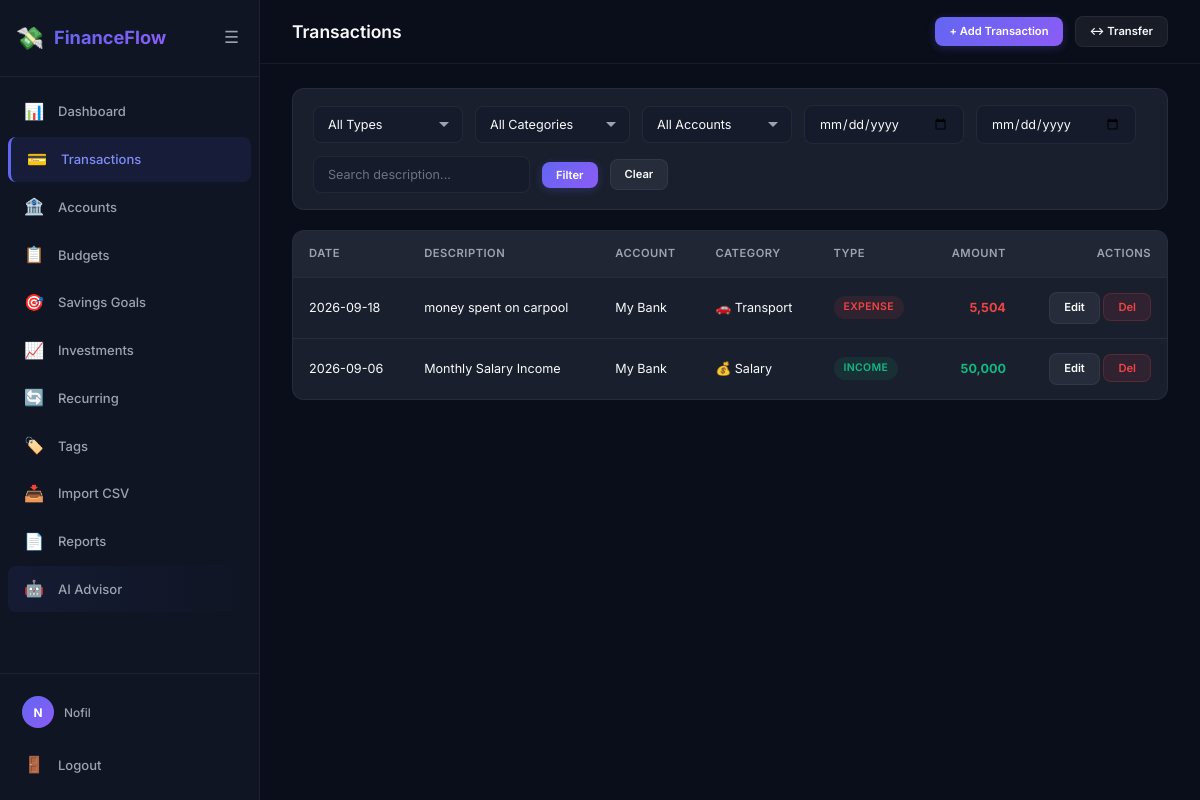
Before: /transactions/ (signed in) with the older database file.
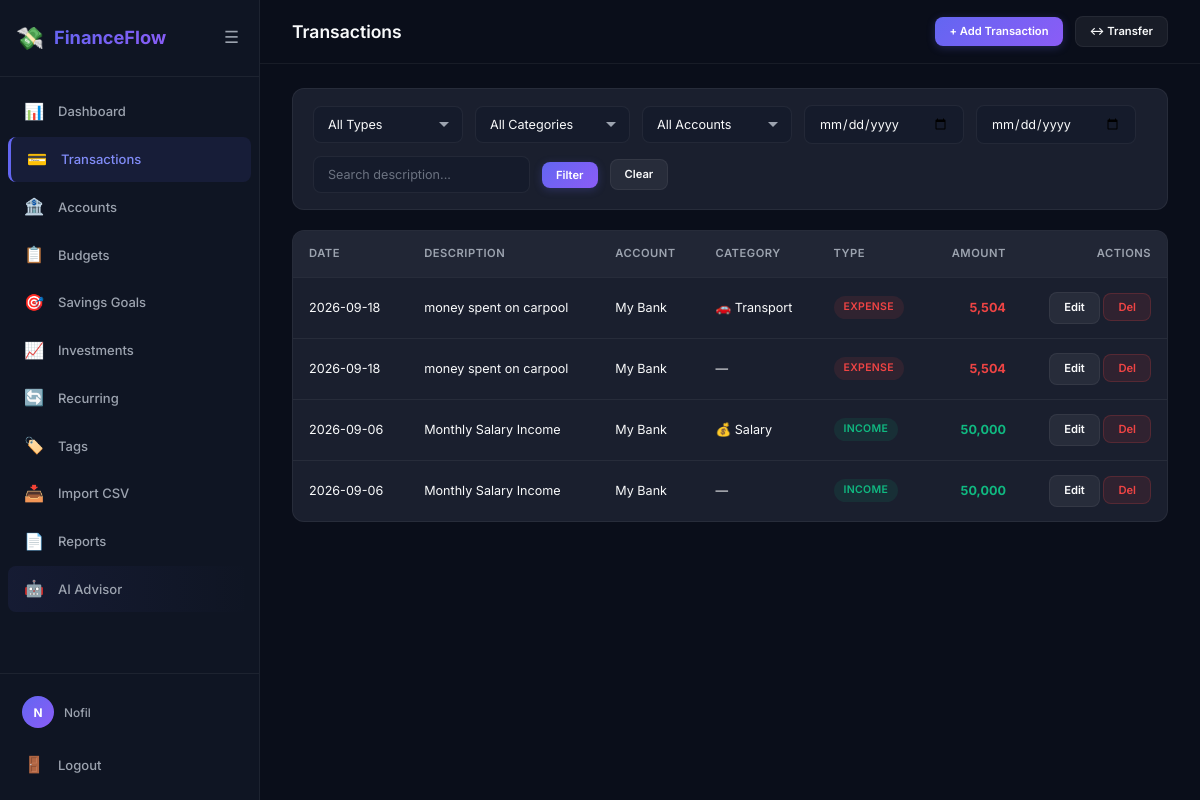
After: the same page with the newer database file.
### app/models/user.py (models this page shows, shortened)
class User(UserMixin, db.Model):
    __tablename__ = 'users'
    user_id = db.Column(db.Integer, primary_key=True)
    name = db.Column(db.String(100), nullable=False)
    email = db.Column(db.String(150), unique=True, nullable=False)
    phone = db.Column(db.String(20))
    password_hash = db.Column(db.String(256))
    google_id = db.Column(db.String(100), unique=True)
    avatar_url = db.Column(db.String(500))
    preferred_currency = db.Column(db.String(10), default='PKR')
    is_active = db.Column(db.Boolean, default=True)
    created_at = db.Column(db.DateTime, default=datetime.utcnow)
    accounts = db.relationship('Account', backref='user', lazy='dynamic')
    transactions = db.relationship('Transaction', backref='user', lazy='dynamic')
    budgets = db.relationship('Budget', backref='user', lazy='dynamic')
    savings_goals = db.relationship('SavingsGoal', backref='user', lazy='dynamic')
    investments = db.relationship('Investment', backref='user', lazy='dynamic')
    recurring_transactions = db.relationship('RecurringTransaction', backref='user', lazy='dynamic')
    categories = db.relationship('Category', backref='user', lazy='dynamic')
    tags = db.relationship('Tag', backref='user', lazy='dynamic')
    notifications = db.relationship('Notification', backref='user', lazy='dynamic')
    financial_profile = db.relationship('FinancialProfile', backref='user', uselist=False, lazy='joined')
    ai_messages = db.relationship('AiChatMessage', backref='user', lazy='dynamic', order_by='AiChatMessage.created_at')
    @property
    def display_name(self):
        return self.name or self.email.split('@')[0]

### app/models/transaction.py (models this page shows, shortened)
class Transaction(db.Model):
    __tablename__ = 'transactions'
    TRANSACTION_TYPES = ('income', 'expense')
    transaction_id = db.Column(db.Integer, primary_key=True)
    user_id = db.Column(db.Integer, db.ForeignKey('users.user_id'), nullable=False)
    account_id = db.Column(db.Integer, db.ForeignKey('accounts.account_id'), nullable=False)
    category_id = db.Column(db.Integer, db.ForeignKey('categories.category_id'))
    amount = db.Column(db.Numeric(12, 2), nullable=False)
    transaction_type = db.Column(db.String(20), nullable=False)
    description = db.Column(db.String(255))
    transaction_date = db.Column(db.Date, nullable=False)
    currency = db.Column(db.String(10), default='PKR')
    exchange_rate = db.Column(db.Numeric(12, 6), default=1.0)
    is_deleted = db.Column(db.Boolean, default=False)
    deleted_at = db.Column(db.DateTime)
    created_at = db.Column(db.DateTime, default=datetime.utcnow)
    tags = db.relationship('Tag', secondary='transaction_tags', backref='transactions', lazy='dynamic')
    __table_args__ = (
        db.Index('idx_tx_date', 'transaction_date'),
        db.Index('idx_tx_amount', 'amount'),
        db.Index('idx_tx_category', 'category_id', 'transaction_type'),
        db.Index('idx_tx_user', 'user_id'),
        db.Index('idx_tx_account', 'account_id'),
    )

### app/models/account.py (models this page shows, shortened)
class Account(db.Model):
    __tablename__ = 'accounts'
    ACCOUNT_TYPES = ('cash', 'bank', 'credit', 'wallet')
    account_id = db.Column(db.Integer, primary_key=True)
    user_id = db.Column(db.Integer, db.ForeignKey('users.user_id'), nullable=False)
    account_name = db.Column(db.String(100), nullable=False)
    account_type = db.Column(db.String(20), nullable=False)
    currency = db.Column(db.String(10), default='PKR')
    is_active = db.Column(db.Boolean, default=True)
    is_deleted = db.Column(db.Boolean, default=False)
    deleted_at = db.Column(db.DateTime)
    created_at = db.Column(db.DateTime, default=datetime.utcnow)
    transactions = db.relationship('Transaction', backref='account', lazy='dynamic')

### app/models/category.py (models this page shows, shortened)
class Category(db.Model):
    __tablename__ = 'categories'
    CATEGORY_TYPES = ('income', 'expense')
    category_id = db.Column(db.Integer, primary_key=True)
    user_id = db.Column(db.Integer, db.ForeignKey('users.user_id'), nullable=True)
    name = db.Column(db.String(100), nullable=False)
    type = db.Column(db.String(20), nullable=False)
    icon = db.Column(db.String(50), default='📁')
    is_default = db.Column(db.Boolean, default=False)
    transactions = db.relationship('Transaction', backref='category', lazy='dynamic')
    budgets = db.relationship('Budget', backref='category', lazy='dynamic')

### app/transactions/routes.py (the view)
@transactions_bp.route('/')
@login_required
def index():
    page = request.args.get('page', 1, type=int)
    per_page = 20
    query = Transaction.query.filter_by(
        user_id=current_user.user_id, is_deleted=False
    )
    txn_type = request.args.get('type')
    if txn_type in ('income', 'expense'):
        query = query.filter_by(transaction_type=txn_type)
    category_id = request.args.get('category_id', type=int)
    if category_id:
        query = query.filter_by(category_id=category_id)
    account_id = request.args.get('account_id', type=int)
    if account_id:
        query = query.filter_by(account_id=account_id)
    date_from = request.args.get('date_from')
    if date_from:
        query = query.filter(Transaction.transaction_date >= date_from)
    date_to = request.args.get('date_to')
    if date_to:
        query = query.filter(Transaction.transaction_date <= date_to)
    search = request.args.get('search', '').strip()
    if search:
        query = query.filter(Transaction.description.ilike(f'%{search}%'))
    pagination = query.order_by(Transaction.transaction_date.desc()).paginate(
        page=page, per_page=per_page, error_out=False
    )
    categories = Category.query.filter(
        db.or_(Category.user_id == current_user.user_id, Category.user_id.is_(None))
    ).all()
    accounts = Account.query.filter_by(
        user_id=current_user.user_id, is_deleted=False
    ).all()
    return render_template('transactions/list.html',
                           transactions=pagination.items,
                           pagination=pagination,
                           categories=categories,
                           accounts=accounts)

### app/__init__.py (called while the page is built)
def _register_user_loader():
    from .models.user import User
    @login_manager.user_loader
    def load_user(user_id):
        return db.session.get(User, int(user_id))

def _register_context_processors(app):
    @app.context_processor
    def inject_globals():
        return {
            'app_name': 'FinanceFlow',
            'config': app.config,
        }

### app/templates/transactions/list.html (shortened to what this page needs)
{% extends 'base.html' %}
{% block page_title %}Transactions{% endblock %}
{% block top_actions %}
<a href="{{ url_for('transactions.add') }}" class="btn btn-primary btn-sm">+ Add Transaction</a>
<a href="{{ url_for('transactions.transfer') }}" class="btn btn-secondary btn-sm">↔ Transfer</a>
{% endblock %}
{% block content %}
<form class="filters-bar" method="GET" action="{{ url_for('transactions.index') }}">
    <select name="type" class="form-control">
        <option value="">All Types</option>
    </select>
    <select name="category_id" class="form-control">
        <option value="">All Categories</option>
    </select>
    <select name="account_id" class="form-control">
        <option value="">All Accounts</option>
    </select>
    <input type="date" name="date_from" class="form-control" value="{{ request.args.get('date_from','') }}" placeholder="From">
    <input type="date" name="date_to" class="form-control" value="{{ request.args.get('date_to','') }}" placeholder="To">
    <input type="text" name="search" class="form-control" value="{{ request.args.get('search','') }}" placeholder="Search description...">
    <button type="submit" class="btn btn-primary btn-sm">Filter</button>
    <a href="{{ url_for('transactions.index') }}" class="btn btn-secondary btn-sm">Clear</a>
</form>
{% if transactions %}
<div class="table-container">
    <table>
        <thead>
            <tr>
                <th>Date</th>
                <th>Description</th>
                <th>Account</th>
                <th>Category</th>
                <th>Type</th>
                <th style="text-align:right">Amount</th>
                <th style="text-align:right">Actions</th>
            </tr>
        </thead>
        <tbody>
            {% for txn in transactions %}
            <tr>
                <td>{{ txn.transaction_date.strftime('%Y-%m-%d') }}</td>
                <td>{{ txn.description or '—' }}</td>
                <td>{{ txn.account.account_name if txn.account else '—' }}</td>
                <td>{{ txn.category.icon if txn.category else '' }} {{ txn.category.name if txn.category else '—' }}</td>
                <td><span class="badge badge-{{ txn.transaction_type }}">{{ txn.transaction_type }}</span></td>
                <td style="text-align:right" class="font-bold {% if txn.transaction_type == 'income' %}text-success{% else %}text-danger{% endif %}">
                    {{ '{:,.0f}'.format(txn.amount|float) }}
                </td>
                <td style="text-align:right">
                    <a href="{{ url_for('transactions.edit', txn_id=txn.transaction_id) }}" class="btn btn-secondary btn-sm">Edit</a>
                    <form method="POST" action="{{ url_for('transactions.delete', txn_id=txn.transaction_id) }}"
                          class="inline-form" data-confirm="Delete this transaction?">
                        <button type="submit" class="btn btn-danger btn-sm">Del</button>
                    </form>
                </td>
            </tr>
            {% endfor %}
        </tbody>
    </table>
</div>
{% else %}
<div class="empty-state">
    <div class="empty-state-icon">💳</div>
    <div class="empty-state-text">No transactions found</div>
    <a href="{{ url_for('transactions.add') }}" class="btn btn-primary">+ Add Transaction</a>
</div>
{% endif %}
{% endblock %}

### app/templates/base.html (shortened to what this page needs)
<!DOCTYPE html>
<html lang="en">
<head>
    <link rel="stylesheet" href="{{ url_for('static', filename='css/style.css') }}">
</head>
<body>
    {% if current_user.is_authenticated %}
    <div class="app-layout">
        <aside class="sidebar" id="sidebar">
            <div class="sidebar-header">
                <div class="logo">
                    <span class="logo-icon">💸</span>
                    <span class="logo-text">FinanceFlow</span>
                </div>
                <button class="sidebar-toggle" id="sidebarToggle" aria-label="Toggle sidebar">
                    <span class="toggle-icon">☰</span>
                </button>
            </div>
            <nav class="sidebar-nav">
                <a href="{{ url_for('dashboard.index') }}" class="nav-item {% if request.endpoint and request.endpoint.startswith('dashboard') %}active{% endif %}">
                    <span class="nav-icon">📊</span><span class="nav-label">Dashboard</span>
                </a>
                <a href="{{ url_for('transactions.index') }}" class="nav-item {% if request.endpoint and request.endpoint.startswith('transactions') %}active{% endif %}">
                    <span class="nav-icon">💳</span><span class="nav-label">Transactions</span>
                </a>
                <a href="{{ url_for('accounts.index') }}" class="nav-item {% if request.endpoint and request.endpoint.startswith('accounts') %}active{% endif %}">
                    <span class="nav-icon">🏦</span><span class="nav-label">Accounts</span>
                </a>
                <a href="{{ url_for('budgets.index') }}" class="nav-item {% if request.endpoint and request.endpoint.startswith('budgets') %}active{% endif %}">
                    <span class="nav-icon">📋</span><span class="nav-label">Budgets</span>
                </a>
                <a href="{{ url_for('savings.index') }}" class="nav-item {% if request.endpoint and request.endpoint.startswith('savings') %}active{% endif %}">
                    <span class="nav-icon">🎯</span><span class="nav-label">Savings Goals</span>
                </a>
                <a href="{{ url_for('investments.index') }}" class="nav-item {% if request.endpoint and request.endpoint.startswith('investments') %}active{% endif %}">
                    <span class="nav-icon">📈</span><span class="nav-label">Investments</span>
                </a>
                <a href="{{ url_for('recurring.index') }}" class="nav-item {% if request.endpoint and request.endpoint.startswith('recurring') %}active{% endif %}">
                    <span class="nav-icon">🔄</span><span class="nav-label">Recurring</span>
                </a>
                <a href="{{ url_for('tags.index') }}" class="nav-item {% if request.endpoint and request.endpoint.startswith('tags') %}active{% endif %}">
                    <span class="nav-icon">🏷️</span><span class="nav-label">Tags</span>
                </a>
                <a href="{{ url_for('imports.upload') }}" class="nav-item {% if request.endpoint and request.endpoint.startswith('imports') %}active{% endif %}">
                    <span class="nav-icon">📥</span><span class="nav-label">Import CSV</span>
                </a>
                <a href="{{ url_for('reports.index') }}" class="nav-item {% if request.endpoint and request.endpoint.startswith('reports') %}active{% endif %}">
                    <span class="nav-icon">📄</span><span class="nav-label">Reports</span>
                </a>
                <a href="{{ url_for('ai.advisor') }}" class="nav-item {% if request.endpoint and request.endpoint.startswith('ai') %}active{% endif %}" style="background: linear-gradient(90deg, rgba(99,102,241,0.08), transparent);">
                    <span class="nav-icon">🤖</span><span class="nav-label">AI Advisor</span>
                </a>
            </nav>
            <div class="sidebar-footer">
                <div class="user-info">
                    {% if current_user.avatar_url %}
                    <img src="{{ current_user.avatar_url }}" alt="avatar" class="user-avatar">
                    {% else %}
                    <div class="user-avatar-placeholder">{{ current_user.display_name[0] | upper }}</div>
                    {% endif %}
                    <span class="user-name">{{ current_user.display_name }}</span>
                </div>
                <a href="{{ url_for('auth.logout') }}" class="nav-item logout-btn">
                    <span class="nav-icon">🚪</span><span class="nav-label">Logout</span>
                </a>
            </div>
        </aside>
        <main class="main-content">
            <header class="top-bar">
                <h1 class="page-title">{% block page_title %}Dashboard{% endblock %}</h1>
                <div class="top-bar-actions">
                    {% block top_actions %}{% endblock %}
                </div>
            </header>
            <div class="content-area">
                {% block content %}{% endblock %}
            </div>
        </main>
    </div>
    {% endif %}
</body>
</html>

Changed rows visible on the page:
added Transaction: transaction_date "2026-09-18", description "money spent on carpool", account "My Bank", category "—", transaction_type "EXPENSE", amount "5,504"
added Transaction: transaction_date "2026-09-06", description "Monthly Salary Income", account "My Bank", category "—", transaction_type "INCOME", amount "50,000"
